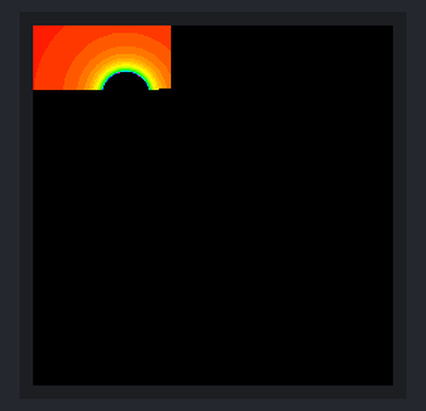
A program run on a simulated CircuitPython board. Parts: 240×240 colour display. Library files of the repository ran but are not shown: 1 file(s).

Above: at 0.8 s.
At 1.6 s:
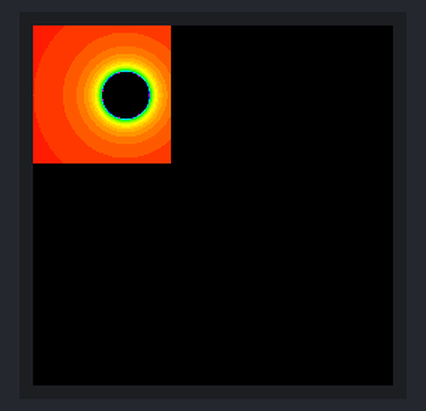

The program:

mandelbrot_CPExpress.py
```python
# mandelbrot on Circuit Playground Express TFT Gizmo
# It can't work since complex numbers are not supported.
# https://github.com/kreier/clue/app/mandelbrot.py
# 2022/11/16 v0.2

import board, displayio, random, math
from adafruit_gizmo import tft_gizmo

#display = board.DISPLAY
display = tft_gizmo.TFT_Gizmo()

# Create a bitmap with 256 colors
width = int(display.width / 2.6)
height = int(display.height / 2.6)

bitmap = displayio.Bitmap(width, height, 256)

def hsv_to_rgb(h, s, v):
    if s == 0.0: v*=255; return (v, v, v)
    i = int(h*6.)
    f = (h*6.)-i; p,q,t = int(255*(v*(1.-s))), int(255*(v*(1.-s*f))), int(255*(v*(1.-s*(1.-f)))); v*=255; i%=6
    if i == 0: ret = (65536*v + 256*t + p)
    if i == 1: ret = (65536*q + 256*v + p)
    if i == 2: ret = (65536*p + 256*v + t)
    if i == 3: ret = (65536*p + 256*q + v)
    if i == 4: ret = (65536*t + 256*p + v)
    if i == 5: ret = (65536*v + 256*p + q)
    #return f"{ret:06X}"
    return ret

# Create a 256 color palette
palette = displayio.Palette(256)
for i in range(256):
    #palette[i] = random.randrange(16777216)
    palette[i] = hsv_to_rgb(i/256, 1, 1)
palette[0] = 0

# Create a TileGrid using the Bitmap and Palette
tile_grid = displayio.TileGrid(bitmap, pixel_shader=palette)

# Create a Group
group = displayio.Group()

# Add the TileGrid to the Group
group.append(tile_grid)

# Add the Group to the Display
display.show(group)

# Draw even more pixels
#for c in range(len(palette)):
#    for x in range(display.width):
#        for y in range(display.height):
#            bitmap[x, y] = (x + y) % 256

minX = -1.0
maxX = 0.5
aspectRatio = 1
ITERATION = 50
yScale = (maxX-minX)*(float(height)/width)*aspectRatio

for y in range(height):
    for x in range(width):
        c = math.sqrt((minX+x*(maxX-minX)/width) ** 2 + (y*yScale/height-yScale/2) ** 2)
#        c = complex(minX+x*(maxX-minX)/width, y*yScale/height-yScale/2)
        z = c
        for iter in range(ITERATION):
            if abs(z) > 2:
                break
            z = z*z+c
        if iter == ITERATION - 1:
            pixelcolor = 0
        else:
            pixelcolor = iter *5
        bitmap[x, y] = pixelcolor


# Loop forever so you can enjoy your image
while True:
    pass
```
